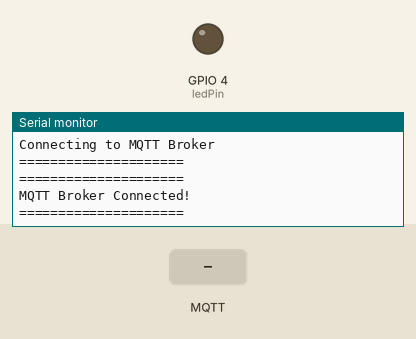
The sketch below on a simulated ESP32. Parts: output pins drawn as LEDs (lit = HIGH), the last lines printed to the serial monitor. The inputs (shaded band) are chosen by the test bench. WiFi joins after 1.5 s; servers stay silent unless stated; no MQTT or app messages arrive unless stated; the camera gives no picture.

Above: at 3.0 s.
3.1 s: MQTT message "on" arrives on the first subscribed topic
At 4.2 s:
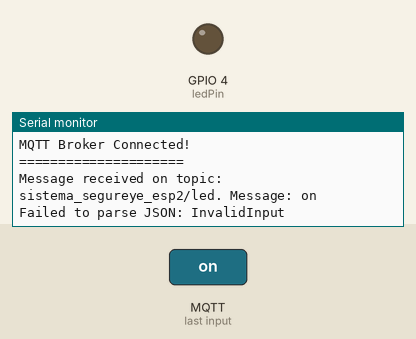
4.6 s: MQTT message "off" arrives on the first subscribed topic
At 5.5 s:
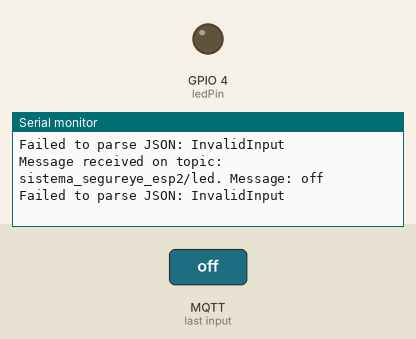
6.1 s: MQTT message "1" arrives on the first subscribed topic
At 6.9 s:
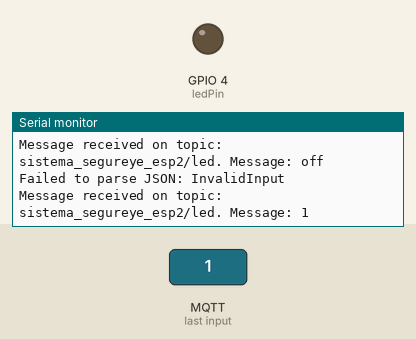

Measured:
- after the input at 3.1 s, the serial monitor: prints a new line after 0.07 s (image 1)
- after the input at 4.6 s, the serial monitor: prints a new line after 0.07 s (image 2)
- after the input at 6.1 s, the serial monitor: prints a new line after 0.08 s (image 3)

The sketch:

ESP32Cam_MQTT.ino
```cpp
#include "esp_camera.h"
#include <WiFi.h>
#include <MQTT.h>
#include <ArduinoJson.h>  // Asegúrate de tener esta librería instalada

#define PWDN_GPIO_NUM 32
#define RESET_GPIO_NUM -1
#define XCLK_GPIO_NUM 0
#define SIOD_GPIO_NUM 26
#define SIOC_GPIO_NUM 27
#define Y9_GPIO_NUM 35
#define Y8_GPIO_NUM 34
#define Y7_GPIO_NUM 39
#define Y6_GPIO_NUM 36
#define Y5_GPIO_NUM 21
#define Y4_GPIO_NUM 19
#define Y3_GPIO_NUM 18
#define Y2_GPIO_NUM 5
#define VSYNC_GPIO_NUM 25
#define HREF_GPIO_NUM 23
#define PCLK_GPIO_NUM 22

#define ESP32CAM_PUBLISH_TOPIC "sistema_segureye_esp2/cam_0"
#define LED_STATUS_TOPIC "sistema_segureye_esp2/led_status"
const int bufferSize = 1024 * 23;

const char ssid[] = "HUAWEI nova 3 A4E7";
const char pass[] = "hola12345";

WiFiClient net;
MQTTClient client = MQTTClient(bufferSize);

const int ledPin = 4;
bool playingVideo = false;

void connect() {
  WiFi.begin(ssid, pass);

  Serial.println("\n\n=====================");
  Serial.println("Connecting to Wi-Fi");
  Serial.println("=====================\n\n");

  while (WiFi.status() != WL_CONNECTED) {
    Serial.print(".");
    delay(100);
  }

  Serial.println("\n\n=====================");
  Serial.println("WIFI Connected!!");
  Serial.println("=====================\n\n");

  // Cambiando la conexión MQTT a broker.hivemq.com en el puerto 1883
  client.begin("broker.hivemq.com", 1883, net);
  client.onMessage(messageReceived);

  Serial.println("\n\n=====================");
  Serial.println("Connecting to MQTT Broker");
  Serial.println("=====================\n\n");

  while (!client.connect("ESP32CAM")) {
    Serial.print(".");
    delay(100);
  }

  if (!client.connected()) {
    Serial.println("MQTT Broker Timeout!");
    ESP.restart();
    return;
  }

  Serial.println("\n\n=====================");
  Serial.println("MQTT Broker Connected!");
  Serial.println("=====================\n\n");

  client.subscribe("sistema_segureye_esp2/led");
  client.subscribe("sistema_segureye_esp2/video");
}

void messageReceived(String &topic, String &payload) {
  Serial.print("Message received on topic: ");
  Serial.print(topic);
  Serial.print(". Message: ");
  Serial.println(payload);

  // Parsear el JSON del payload
  DynamicJsonDocument doc(1024);  // Tamaño del buffer para JSON
  DeserializationError error = deserializeJson(doc, payload);

  if (error) {
    Serial.print("Failed to parse JSON: ");
    Serial.println(error.c_str());
    return;
  }

  // Obtener el valor del campo "msg"
  String msg = doc["msg"].as<String>();

  if (String(topic) == "sistema_segureye_esp2/led") {
    if (msg == "on") {
      Serial.println("Led on");
      digitalWrite(ledPin, HIGH);
      publishLedStatus("on");  // Publicar el estado del LED
    } else if (msg == "off") {
      Serial.println("Led off");
      digitalWrite(ledPin, LOW);
      publishLedStatus("off");  // Publicar el estado del LED
    }
  }

  if (String(topic) == "sistema_segureye_esp2/video") {
    if (msg == "on") {
      Serial.println("Video on");
      playingVideo = true;
    } else if (msg == "off") {
      Serial.println("Video off");
      playingVideo = false;
    }
  }
}

void publishLedStatus(const char* status) {
  DynamicJsonDocument doc(512);
  doc["led"] = status;

  String jsonString;
  serializeJson(doc, jsonString);

  client.publish(LED_STATUS_TOPIC, jsonString);
  Serial.print("Published LED status: ");
  Serial.println(jsonString);
}

void setup() {
  Serial.begin(115200);
  cameraInit();
  connect();
  pinMode(ledPin, OUTPUT);
}

void loop() {
  client.loop();

  if (client.connected()) {
    // Llama continuamente a grabImage si playingVideo es true
    if (playingVideo) {
      grabImage(false);
    }
  }

  delay(100);  // Retraso para no saturar la red con demasiadas imágenes
}

void cameraInit() {
  camera_config_t config;

  config.ledc_channel = LEDC_CHANNEL_0;
  config.ledc_timer = LEDC_TIMER_0;
  config.pin_d0 = Y2_GPIO_NUM;
  config.pin_d1 = Y3_GPIO_NUM;
  config.pin_d2 = Y4_GPIO_NUM;
  config.pin_d3 = Y5_GPIO_NUM;
  config.pin_d4 = Y6_GPIO_NUM;
  config.pin_d5 = Y7_GPIO_NUM;
  config.pin_d6 = Y8_GPIO_NUM;
  config.pin_d7 = Y9_GPIO_NUM;
  config.pin_xclk = XCLK_GPIO_NUM;
  config.pin_pclk = PCLK_GPIO_NUM;
  config.pin_vsync = VSYNC_GPIO_NUM;
  config.pin_href = HREF_GPIO_NUM;
  config.pin_sscb_sda = SIOD_GPIO_NUM;
  config.pin_sscb_scl = SIOC_GPIO_NUM;
  config.pin_pwdn = PWDN_GPIO_NUM;
  config.pin_reset = RESET_GPIO_NUM;
  config.xclk_freq_hz = 20000000;
  config.pixel_format = PIXFORMAT_JPEG;
  config.frame_size = FRAMESIZE_VGA; // 640x480
  config.jpeg_quality = 10;
  config.fb_count = 2;

  esp_err_t err = esp_camera_init(&config);

  if (err != ESP_OK) {
    Serial.printf("Camera init failed with error 0x%x", err);
    ESP.restart();
    return;
  }

  Serial.println("\n\n=====================");
  Serial.println("Camera init Success!");
  Serial.println("=====================\n\n");
}

void grabImage(bool ding) {
  camera_fb_t *fb = esp_camera_fb_get();

  if (fb != NULL && fb->format == PIXFORMAT_JPEG && fb->len < bufferSize) {
    Serial.print("Image Length: ");
    Serial.print(fb->len);
    Serial.print("\t Publish Image: ");

    bool result = client.publish(ESP32CAM_PUBLISH_TOPIC, (const char *)fb->buf, fb->len);

    if (!result) {
      Serial.println("No Result====== ");
      ESP.restart();
    }
  }

  esp_camera_fb_return(fb);
  delay(1);
}
```
